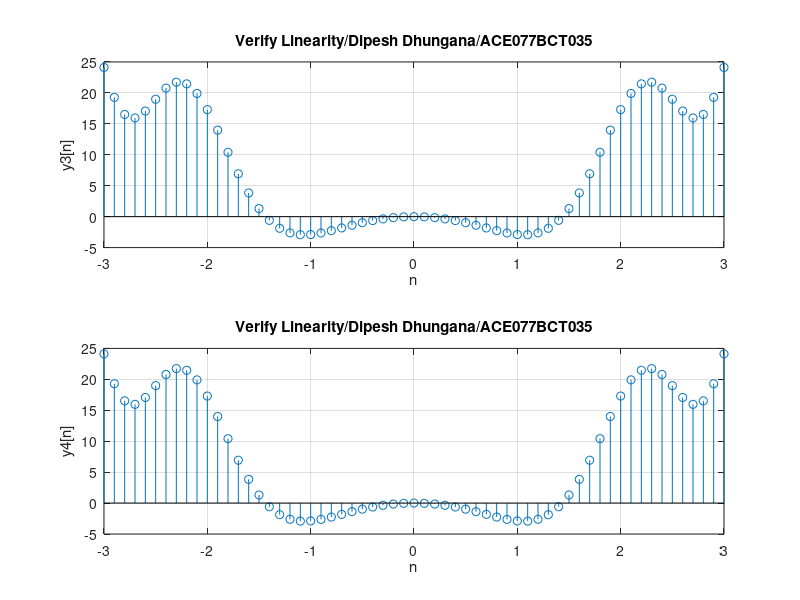

MATLAB code for this plot:
%Determine wether the system is linear or not. Plot the required signals to
%verify result. Consider two signals x1[n] =n & x2[n]=Sin(n).
%b-> y[n]=x[n^2]=> Linear
clc;
clear all;
close all;
a1=3;
a2=-7;
n=-3:0.1:3;
x1 = n;
x2 = sin(n);
y1 = n.^2;
y2 = sin(n.^2);
y3 = a1 * y1 + a2 * y2;
x3 = a1 * x1 + a2 * x2;
y4 = a1.*n.^2+a2.*sin(n.^2);
subplot(2,1,1);
stem(n,y3);
xlabel("n");
ylabel("y3[n]");
title("Verify Linearity/Dipesh Dhungana/ACE077BCT035");
grid on;
subplot(2,1,2);
stem(n,y4);
xlabel("n");
ylabel("y4[n]");
title("Verify Linearity/Dipesh Dhungana/ACE077BCT035");
grid on;